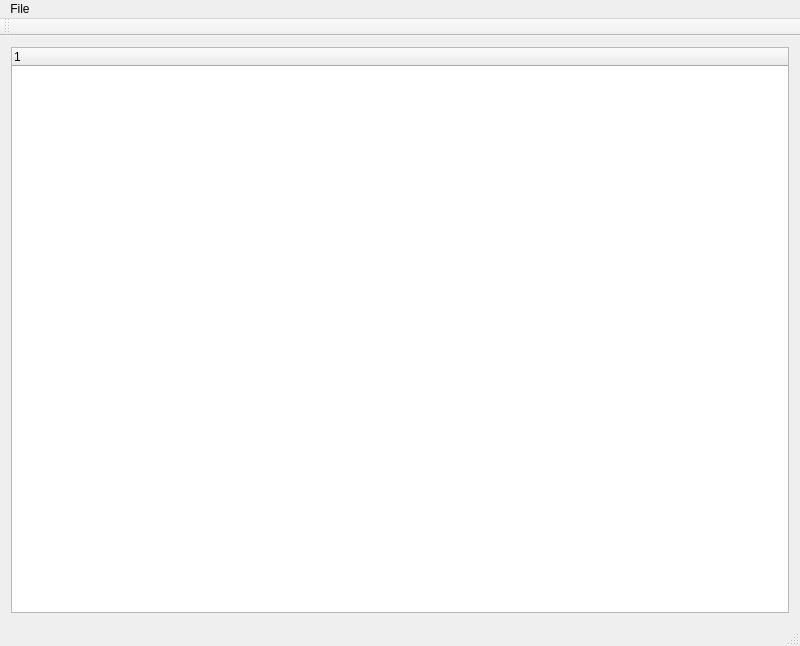
<?xml version="1.0" encoding="UTF-8"?>
<ui version="4.0">
 <class>MainWindow</class>
 <widget class="QMainWindow" name="MainWindow">
  <property name="geometry">
   <rect>
    <x>0</x>
    <y>0</y>
    <width>800</width>
    <height>646</height>
   </rect>
  </property>
  <property name="windowTitle">
   <string>DICOM File Viewer</string>
  </property>
  <widget class="QWidget" name="centralWidget">
   <layout class="QVBoxLayout" name="verticalLayout">
    <item>
     <widget class="QTreeWidget" name="dicomTagsViewWidget">
      <property name="frameShadow">
       <enum>QFrame::Sunken</enum>
      </property>
      <property name="iconSize">
       <size>
        <width>0</width>
        <height>0</height>
       </size>
      </property>
      <property name="columnCount">
       <number>1</number>
      </property>
      <column>
       <property name="text">
        <string/>
       </property>
      </column>
     </widget>
    </item>
   </layout>
  </widget>
  <widget class="QMenuBar" name="menuBar">
   <property name="geometry">
    <rect>
     <x>0</x>
     <y>0</y>
     <width>800</width>
     <height>21</height>
    </rect>
   </property>
   <widget class="QMenu" name="menuFile">
    <property name="title">
     <string>File</string>
    </property>
    <addaction name="openFileAction"/>
   </widget>
   <addaction name="menuFile"/>
  </widget>
  <widget class="QToolBar" name="mainToolBar">
   <attribute name="toolBarArea">
    <enum>TopToolBarArea</enum>
   </attribute>
   <attribute name="toolBarBreak">
    <bool>false</bool>
   </attribute>
  </widget>
  <widget class="QStatusBar" name="statusBar"/>
  <action name="openFileAction">
   <property name="text">
    <string>Open</string>
   </property>
  </action>
 </widget>
 <layoutdefault spacing="6" margin="11"/>
 <resources/>
 <connections/>
</ui>
